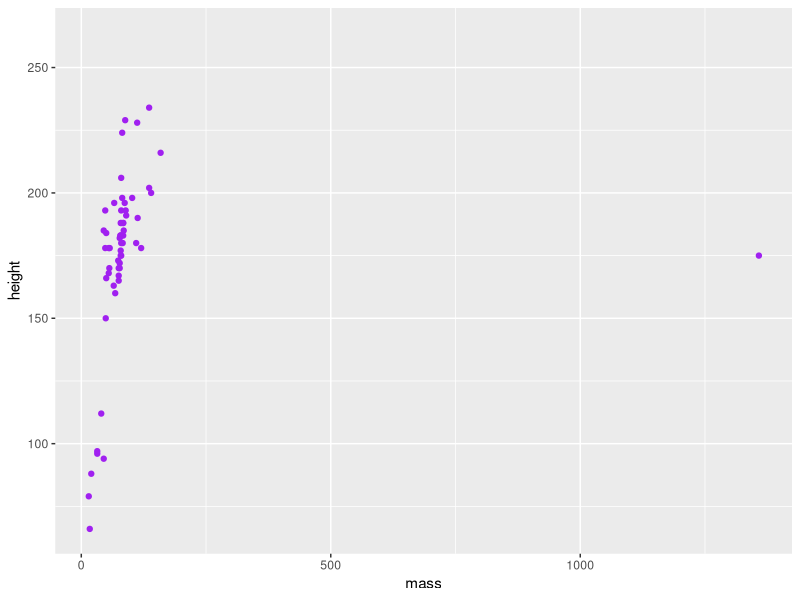

Here is the R script that generated this plot:
## ---- chunk 1
knitr::opts_chunk$set(echo = TRUE)
library(tidyverse)
## ---- chunk 2
ggplot(data = starwars,
       aes(x= mass,
           y =height)) +
  geom_point(color = "purple")
